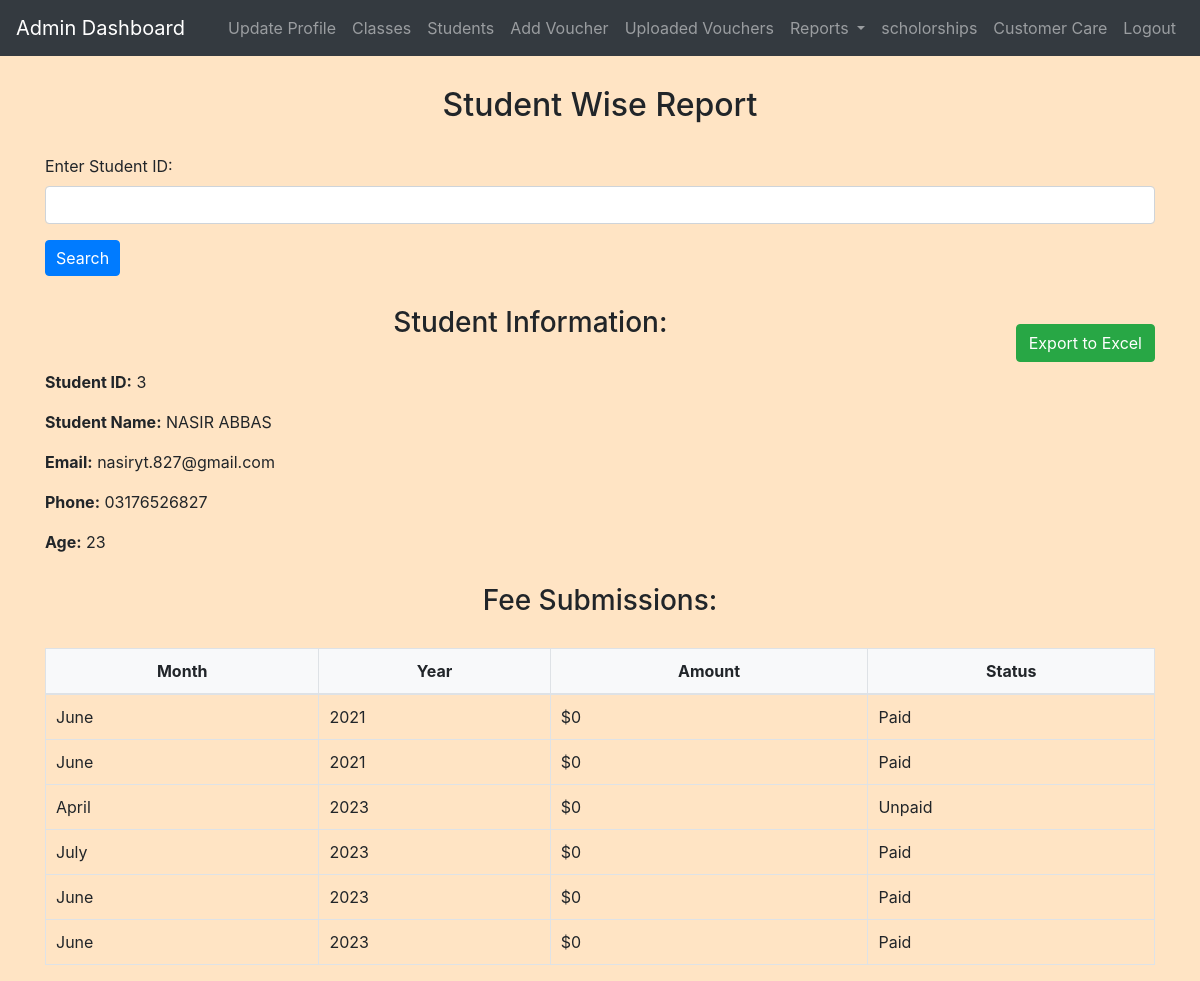
The app's page /admin/student_report.php?student_id=3 (signed in) with its own data.
### tables this page shows
CREATE TABLE `users` (
  `id` int(11) NOT NULL,
  `username` varchar(50) NOT NULL,
  `password` varchar(255) NOT NULL,
  `email` varchar(100) NOT NULL,
  `phone` varchar(20) NOT NULL,
  `age` int(11) DEFAULT NULL,
  `category_id` int(11) DEFAULT NULL,
  `status` varchar(255) DEFAULT NULL
);

### admin/student_report.php (the view, shortened to what this page needs)
<?php
include('config.php');
$studentInfoRow = null;
$feeSubmissions = array();
if (isset($_GET["student_id"])) {
    $studentId = intval($_GET["student_id"]);
    $studentInfoSql = "SELECT id, username, email, phone, age, category_id, status
                       FROM users
                       WHERE id = $studentId";
    $studentInfoResult = mysqli_query($conn, $studentInfoSql);
    if ($studentInfoRow = mysqli_fetch_assoc($studentInfoResult)) {
        $sql = "SELECT Month, Year, Amount, Status
                FROM fee_vouchers
                WHERE userID = $studentId
                ORDER BY Year, Month";
        $result = mysqli_query($conn, $sql);
        while ($row = mysqli_fetch_assoc($result)) {
            $feeSubmissions[] = $row;
        }
    }
}
?>
<!DOCTYPE html>
<html>
<head>
    <link rel="stylesheet" href="https://maxcdn.bootstrapcdn.com/bootstrap/4.5.2/css/bootstrap.min.css">
    <link rel="stylesheet" href="../css/style.css">
</head>
<body>
<?php include('admin_navbar.php'); ?>
<div class="container mt-4">
    <h2>Student Wise Report</h2>
    <form method="GET" action="">
        <div class="form-group">
            <label for="student_id">Enter Student ID:</label>
            <input type="number" id="student_id" name="student_id" required class="form-control">
        </div>
        <button type="submit" class="btn btn-primary">Search</button>
    </form>
    <button id="exportExcel" class="float-right mt-5 btn btn-success">Export to Excel</button>
    <?php
    if (!empty($studentInfoRow)) {
        echo "<h3>Student Information:</h3>";
        echo "<p><strong>Student ID:</strong> " . $studentInfoRow['id'] . "</p>";
        echo "<p><strong>Student Name:</strong> " . $studentInfoRow['username'] . "</p>";
        echo "<p><strong>Email:</strong> " . $studentInfoRow['email'] . "</p>";
        echo "<p><strong>Phone:</strong> " . $studentInfoRow['phone'] . "</p>";
        echo "<p><strong>Age:</strong> " . $studentInfoRow['age'] . "</p>";
        if (!empty($feeSubmissions)) {
            echo "<h3>Fee Submissions:</h3>";
            echo "<table class='table table-bordered'>";
            echo "<thead>";
            echo "<tr>";
            echo "<th>Month</th>";
            echo "<th>Year</th>";
            echo "<th>Amount</th>";
            echo "<th>Status</th>";
            echo "</tr>";
            echo "</thead>";
            echo "<tbody>";
            foreach ($feeSubmissions as $row) {
                echo "<tr>";
                echo "<td>" . $row['Month'] . "</td>";
                echo "<td>" . $row['Year'] . "</td>";
                echo "<td>$" . $row['Amount'] . "</td>";
                echo "<td>" . $row['Status'] . "</td>";
                echo "</tr>";
            }
            echo "</tbody>";
            echo "</table>";
        } else {
            echo "<p>No fee submissions found for this student.</p>";
        }
    } else {
        echo "<p>Student not found.</p>";
    }
    ?>
</div>
</body>
</html>

### css/style.css (style rules this page uses)
body { background-color: bisque; }
h1, h2, h3, h4 { text-align: center; margin-top: 30px; margin-bottom: 30px; }
.table { width: 100%; border-collapse: collapse; margin-top: 20px; }
.table th, .table td { padding: 10px; border: 1px solid #dee2e6; }
.table thead th { background-color: #f8f9fa; font-weight: bold; text-align: center; }
.table tbody td { vertical-align: middle; }
.btn-primary { padding: 5px 10px; }

### records on screen
users: id "3", username "NASIR ABBAS", email "nasiryt.827@gmail.com", phone "03176526827", age "23"

### other values on screen
$row['Month'] "June"
$row['Year'] "2021"
$row['Amount'] "0"
$row['Status'] "Paid"
$row['Month'] "April"
$row['Year'] "2023"
$row['Status'] "Unpaid"
$row['Month'] "July"
